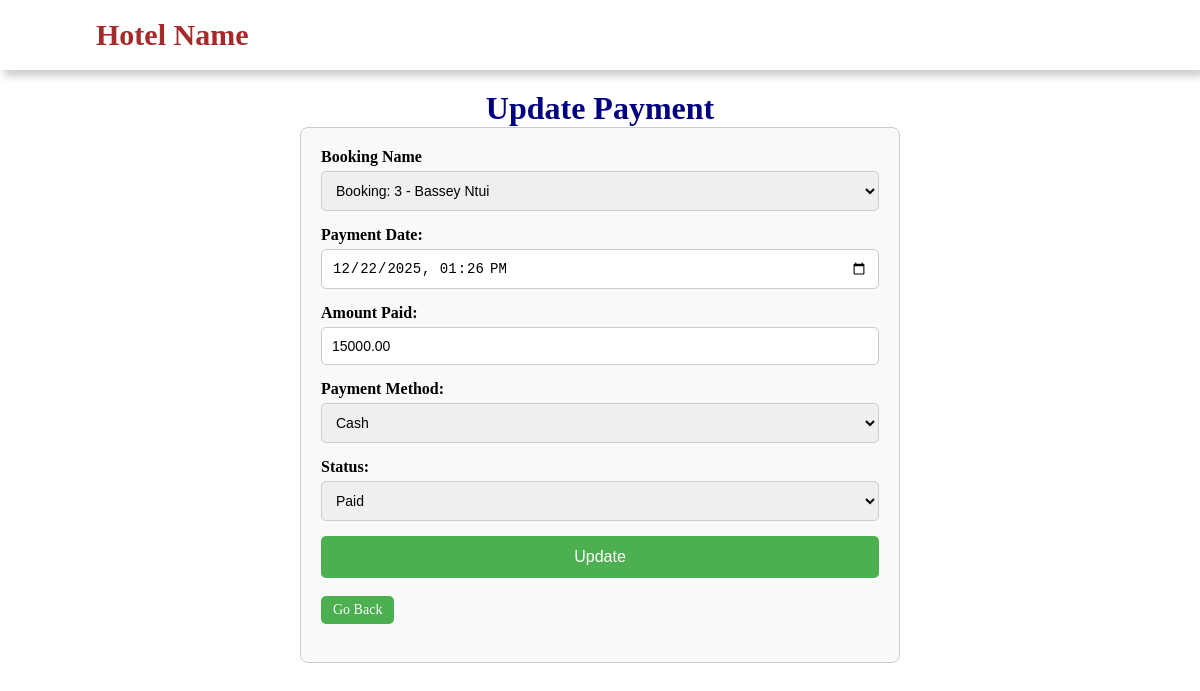
/payment/update/3/, run on the app's committed database.
### hotelapp/models.py (models this page shows, shortened)
class Payment(models.Model):
    booking = models.ForeignKey(Booking, on_delete=models.CASCADE, related_name='payments')
    payment_date = models.DateTimeField(auto_now_add=True)
    amount_paid = models.DecimalField(max_digits=8, decimal_places=2)
    payment_method = models.CharField(max_length=50, choices=[('CREDIT_CARD', 'Credit Card'), ('CASH', 'Cash'), ('ONLINE', 'Online')])
    status = models.CharField(max_length=20, choices=[('PAID', 'Paid'), ('PENDING', 'Pending'), ('FAILED', 'Failed')])

### hotelapp/views.py (the view, shortened to what this page needs)
# urls.py: path('payment/update/<int:id>/', views.payment_update,name='payment_update'),
def payment_update(request, id):
    payment = get_object_or_404(Payment, id=id)
    bookings = Booking.objects.all()
    return render(request, 'main/update_payment.html', {
        'payment': payment,
        'bookings': bookings
    })

### templates/main/update_payment.html (shortened to what this page needs)
{% extends 'base.html' %}
{% block content %}
<div class="container">
  <h1>Update Payment</h1>
  <form class="responsive-form" method="POST" action="{% url 'payment_update' payment.id %}">
    <div class="form-group">
      <label for="booking">Booking Name</label>
      <select id="booking" name="booking" required>
        {% for booking in bookings %}
        <option value="{{ booking.id }}" {% if booking.id == payment.booking.id %}selected{% endif %}>
          Booking: {{ booking.id }} - {{ booking.first_name }} {{ booking.last_name }}
        </option>
        {% endfor %}
      </select>
    </div>
    <div class="form-group">
      <label for="payment_date">Payment Date:</label>
      <input
        type="datetime-local"
        id="payment_date"
        name="payment_date"
        value="{{ payment.payment_date|date:'Y-m-d\TH:i' }}"
        required
      />
    </div>
    <div class="form-group">
      <label for="amount_paid">Amount Paid:</label>
      <input
        type="number"
        id="amount_paid"
        name="amount_paid"
        value="{{ payment.amount_paid }}"
        step="0.01"
        required
      />
    </div>
    <div class="form-group">
      <label for="payment_method">Payment Method:</label>
      <select id="payment_method" name="payment_method" required>
        <option value="CASH" {% if payment.payment_method == 'CASH' %}selected{% endif %}>Cash</option>
      </select>
    </div>
    <div class="form-group">
      <label for="status">Status:</label>
      <select id="status" name="status" required>
        <option value="PAID" {% if payment.status == 'PAID' %}selected{% endif %}>Paid</option>
      </select>
    </div>
    <button type="submit">Update</button>
    <br /><br />
    <td>
      <a href="{% url 'payment_list' %}" class="btn primary-btn">Go Back</a>
      <br /><br />
    </td>
  </form>
</div>
{% endblock content %}

### hotelapp/static/css/style.css (style rules this page uses)
* { margin: 0; padding: 0; box-sizing: border-box; }
.container { width: 90%; margin: 90px auto; }
.container h1 { text-align: center; color: navy; }
.responsive-form { width: 100%; max-width: 600px; margin: 0 auto; padding: 20px; border: 1px solid #ccc; border-radius: 8px; background-color: #f9f9f9; }
.responsive-form .form-group { margin-bottom: 15px; }
.responsive-form label { display: block; font-weight: bold; margin-bottom: 5px; }
.responsive-form input, .responsive-form select, .responsive-form textarea { width: 100%; padding: 10px; border: 1px solid #ccc; border-radius: 5px; font-size: 14px; }
.responsive-form button { width: 100%; padding: 12px; background-color: #4CAF50; color: white; border: none; border-radius: 5px; font-size: 16px; cursor: pointer; }
.btn { display: inline-block; padding: 6px 12px; font-size: 14px; text-decoration: none; border-radius: 5px; color: white; text-align: center; cursor: pointer; }
.primary-btn { background-color: #4CAF50; }

### data on the page
Payment: booking "Booking: 3 - Bassey Ntui", payment_date "12/22/2025 13:26", amount_paid "15000.00", payment_method "Cash", status "Paid"
